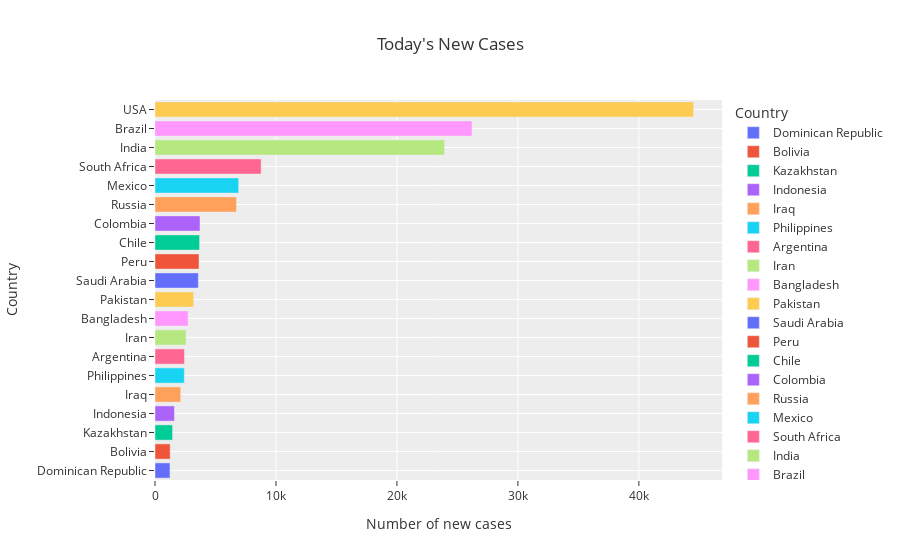

The code cell stored with this chart in its notebook:
### Markdown cell above
# Countries with highest number of New Cases

### Code cell
# top 20 countries for 'New cases'
top20 = df.copy()
top20 = top20.sort_values(by='New_cases',ascending=True).tail(20).reset_index()

# bar chart
fig = px.bar(top20, x=['New_cases'], y='Country', title='Today\'s New Cases',
             labels={'value': 'Number of new cases'},
             barmode='overlay', 
             opacity=1,
            color='Country')

fig.update_layout(yaxis={'categoryorder':'total ascending'})
fig.update_layout(template='ggplot2')
fig.show()

### Figure 1 — Plotly figure (JSON) as saved in the notebook; plotly's stock layout.template omitted (floating-point values rounded to 4 significant figures)
{"data": [{"alignmentgroup": "True", "hovertemplate": "Country=%{y}<br>Number of new cases=%{x}<extra></extra>", "legendgroup": "Dominican Republic", "marker": {"color": "#636efa", "opacity": 1}, "name": "Dominican Republic", "offsetgroup": "Dominican Republic", "orientation": "h", "showlegend": true, "textposition": "auto", "type": "bar", "x": [1241], "xaxis": "x", "y": ["Dominican Republic"], "yaxis": "y"}, {"alignmentgroup": "True", "hovertemplate": "Country=%{y}<br>Number of new cases=%{x}<extra></extra>", "legendgroup": "Bolivia", "marker": {"color": "#EF553B", "opacity": 1}, "name": "Bolivia", "offsetgroup": "Bolivia", "orientation": "h", "showlegend": true, "textposition": "auto", "type": "bar", "x": [1253], "xaxis": "x", "y": ["Bolivia"], "yaxis": "y"}, {"alignmentgroup": "True", "hovertemplate": "Country=%{y}<br>Number of new cases=%{x}<extra></extra>", "legendgroup": "Kazakhstan", "marker": {"color": "#00cc96", "opacity": 1}, "name": "Kazakhstan", "offsetgroup": "Kazakhstan", "orientation": "h", "showlegend": true, "textposition": "auto", "type": "bar", "x": [1452], "xaxis": "x", "y": ["Kazakhstan"], "yaxis": "y"}, {"alignmentgroup": "True", "hovertemplate": "Country=%{y}<br>Number of new cases=%{x}<extra></extra>", "legendgroup": "Indonesia", "marker": {"color": "#ab63fa", "opacity": 1}, "name": "Indonesia", "offsetgroup": "Indonesia", "orientation": "h", "showlegend": true, "textposition": "auto", "type": "bar", "x": [1607], "xaxis": "x", "y": ["Indonesia"], "yaxis": "y"}, {"alignmentgroup": "True", "hovertemplate": "Country=%{y}<br>Number of new cases=%{x}<extra></extra>", "legendgroup": "Iraq", "marker": {"color": "#FFA15A", "opacity": 1}, "name": "Iraq", "offsetgroup": "Iraq", "orientation": "h", "showlegend": true, "textposition": "auto", "type": "bar", "x": [2125], "xaxis": "x", "y": ["Iraq"], "yaxis": "y"}, {"alignmentgroup": "True", "hovertemplate": "Country=%{y}<br>Number of new cases=%{x}<extra></extra>", "legendgroup": "Philippines", "marker": {"color": "#19d3f3", "opacity": 1}, "name": "Philippines", "offsetgroup": "Philippines", "orientation": "h", "showlegend": true, "textposition": "auto", "type": "bar", "x": [2424], "xaxis": "x", "y": ["Philippines"], "yaxis": "y"}, {"alignmentgroup": "True", "hovertemplate": "Country=%{y}<br>Number of new cases=%{x}<extra></extra>", "legendgroup": "Argentina", "marker": {"color": "#FF6692", "opacity": 1}, "name": "Argentina", "offsetgroup": "Argentina", "orientation": "h", "showlegend": true, "textposition": "auto", "type": "bar", "x": [2439], "xaxis": "x", "y": ["Argentina"], "yaxis": "y"}, {"alignmentgroup": "True", "hovertemplate": "Country=%{y}<br>Number of new cases=%{x}<extra></extra>", "legendgroup": "Iran", "marker": {"color": "#B6E880", "opacity": 1}, "name": "Iran", "offsetgroup": "Iran", "orientation": "h", "showlegend": true, "textposition": "auto", "type": "bar", "x": [2560], "xaxis": "x", "y": ["Iran"], "yaxis": "y"}, {"alignmentgroup": "True", "hovertemplate": "Country=%{y}<br>Number of new cases=%{x}<extra></extra>", "legendgroup": "Bangladesh", "marker": {"color": "#FF97FF", "opacity": 1}, "name": "Bangladesh", "offsetgroup": "Bangladesh", "orientation": "h", "showlegend": true, "textposition": "auto", "type": "bar", "x": [2738], "xaxis": "x", "y": ["Bangladesh"], "yaxis": "y"}, {"alignmentgroup": "True", "hovertemplate": "Country=%{y}<br>Number of new cases=%{x}<extra></extra>", "legendgroup": "Pakistan", "marker": {"color": "#FECB52", "opacity": 1}, "name": "Pakistan", "offsetgroup": "Pakistan", "orientation": "h", "showlegend": true, "textposition": "auto", "type": "bar", "x": [3191], "xaxis": "x", "y": ["Pakistan"], "yaxis": "y"}, {"alignmentgroup": "True", "hovertemplate": "Country=%{y}<br>Number of new cases=%{x}<extra></extra>", "legendgroup": "Saudi Arabia", "marker": {"color": "#636efa", "opacity": 1}, "name": "Saudi Arabia", "offsetgroup": "Saudi Arabia", "orientation": "h", "showlegend": true, "textposition": "auto", "type": "bar", "x": [3580], "xaxis": "x", "y": ["Saudi Arabia"], "yaxis": "y"}, {"alignmentgroup": "True", "hovertemplate": "Country=%{y}<br>Number of new cases=%{x}<extra></extra>", "legendgroup": "Peru", "marker": {"color": "#EF553B", "opacity": 1}, "name": "Peru", "offsetgroup": "Peru", "orientation": "h", "showlegend": true, "textposition": "auto", "type": "bar", "x": [3638], "xaxis": "x", "y": ["Peru"], "yaxis": "y"}, {"alignmentgroup": "True", "hovertemplate": "Country=%{y}<br>Number of new cases=%{x}<extra></extra>", "legendgroup": "Chile", "marker": {"color": "#00cc96", "opacity": 1}, "name": "Chile", "offsetgroup": "Chile", "orientation": "h", "showlegend": true, "textposition": "auto", "type": "bar", "x": [3685], "xaxis": "x", "y": ["Chile"], "yaxis": "y"}, {"alignmentgroup": "True", "hovertemplate": "Country=%{y}<br>Number of new cases=%{x}<extra></extra>", "legendgroup": "Colombia", "marker": {"color": "#ab63fa", "opacity": 1}, "name": "Colombia", "offsetgroup": "Colombia", "orientation": "h", "showlegend": true, "textposition": "auto", "type": "bar", "x": [3721], "xaxis": "x", "y": ["Colombia"], "yaxis": "y"}, {"alignmentgroup": "True", "hovertemplate": "Country=%{y}<br>Number of new cases=%{x}<extra></extra>", "legendgroup": "Russia", "marker": {"color": "#FFA15A", "opacity": 1}, "name": "Russia", "offsetgroup": "Russia", "orientation": "h", "showlegend": true, "textposition": "auto", "type": "bar", "x": [6736], "xaxis": "x", "y": ["Russia"], "yaxis": "y"}, {"alignmentgroup": "True", "hovertemplate": "Country=%{y}<br>Number of new cases=%{x}<extra></extra>", "legendgroup": "Mexico", "marker": {"color": "#19d3f3", "opacity": 1}, "name": "Mexico", "offsetgroup": "Mexico", "orientation": "h", "showlegend": true, "textposition": "auto", "type": "bar", "x": [6914], "xaxis": "x", "y": ["Mexico"], "yaxis": "y"}, {"alignmentgroup": "True", "hovertemplate": "Country=%{y}<br>Number of new cases=%{x}<extra></extra>", "legendgroup": "South Africa", "marker": {"color": "#FF6692", "opacity": 1}, "name": "South Africa", "offsetgroup": "South Africa", "orientation": "h", "showlegend": true, "textposition": "auto", "type": "bar", "x": [8773], "xaxis": "x", "y": ["South Africa"], "yaxis": "y"}, {"alignmentgroup": "True", "hovertemplate": "Country=%{y}<br>Number of new cases=%{x}<extra></extra>", "legendgroup": "India", "marker": {"color": "#B6E880", "opacity": 1}, "name": "India", "offsetgroup": "India", "orientation": "h", "showlegend": true, "textposition": "auto", "type": "bar", "x": [23932], "xaxis": "x", "y": ["India"], "yaxis": "y"}, {"alignmentgroup": "True", "hovertemplate": "Country=%{y}<br>Number of new cases=%{x}<extra></extra>", "legendgroup": "Brazil", "marker": {"color": "#FF97FF", "opacity": 1}, "name": "Brazil", "offsetgroup": "Brazil", "orientation": "h", "showlegend": true, "textposition": "auto", "type": "bar", "x": [26209], "xaxis": "x", "y": ["Brazil"], "yaxis": "y"}, {"alignmentgroup": "True", "hovertemplate": "Country=%{y}<br>Number of new cases=%{x}<extra></extra>", "legendgroup": "USA", "marker": {"color": "#FECB52", "opacity": 1}, "name": "USA", "offsetgroup": "USA", "orientation": "h", "showlegend": true, "textposition": "auto", "type": "bar", "x": [44530], "xaxis": "x", "y": ["USA"], "yaxis": "y"}], "layout": {"barmode": "overlay", "legend": {"title": {"text": "Country"}, "tracegroupgap": 0}, "title": {"text": "Today's New Cases"}, "xaxis": {"anchor": "y", "domain": [0, 1], "title": {"text": "Number of new cases"}}, "yaxis": {"anchor": "x", "categoryarray": ["USA", "Brazil", "India", "South Africa", "Mexico", "Russia", "Colombia", "Chile", "Peru", "Saudi Arabia", "Pakistan", "Bangladesh", "Iran", "Argentina", "Philippines", "Iraq", "Indonesia", "Kazakhstan", "Bolivia", "Dominican Republic"], "categoryorder": "total ascending", "domain": [0, 1], "title": {"text": "Country"}}}}
